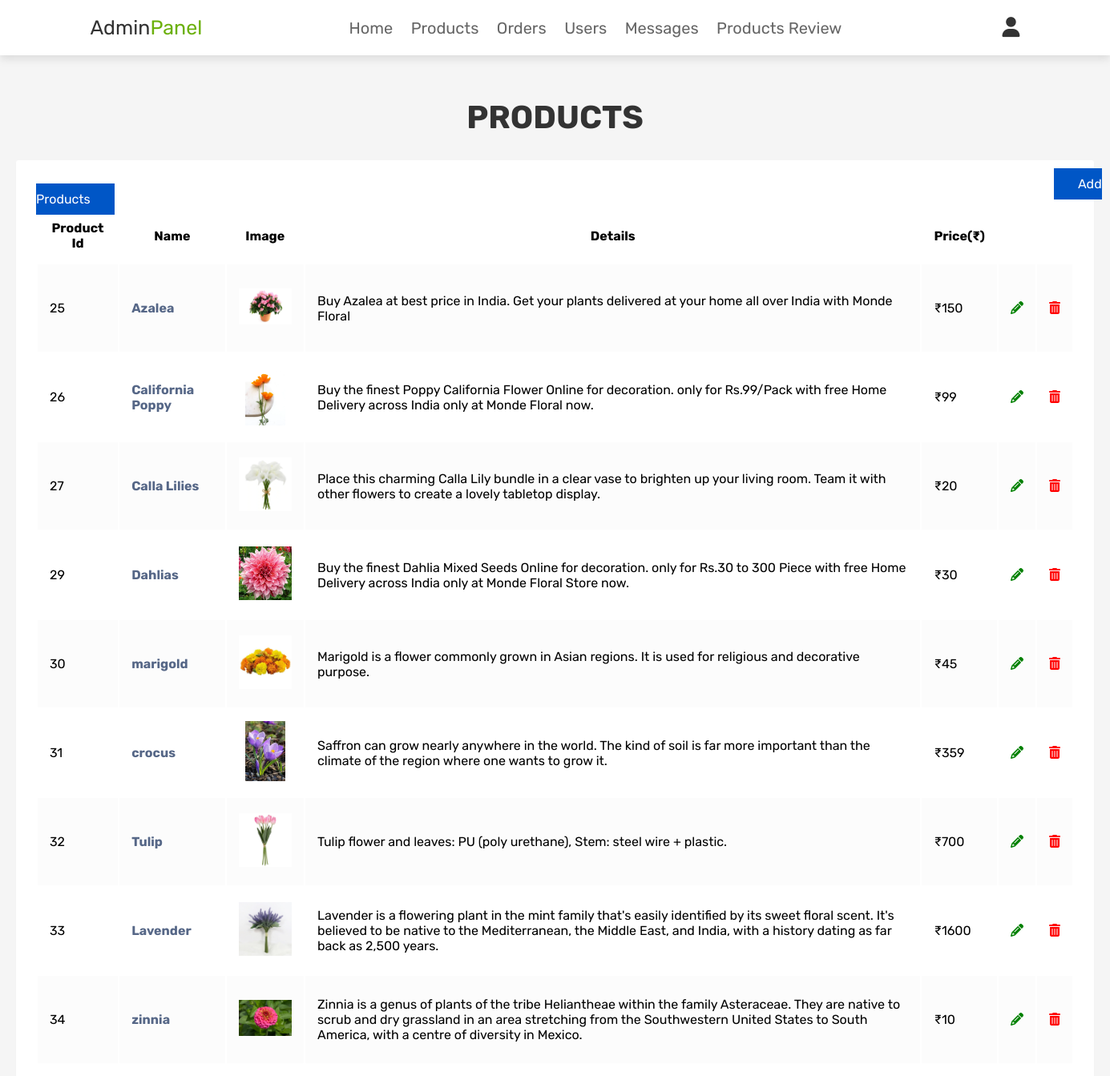
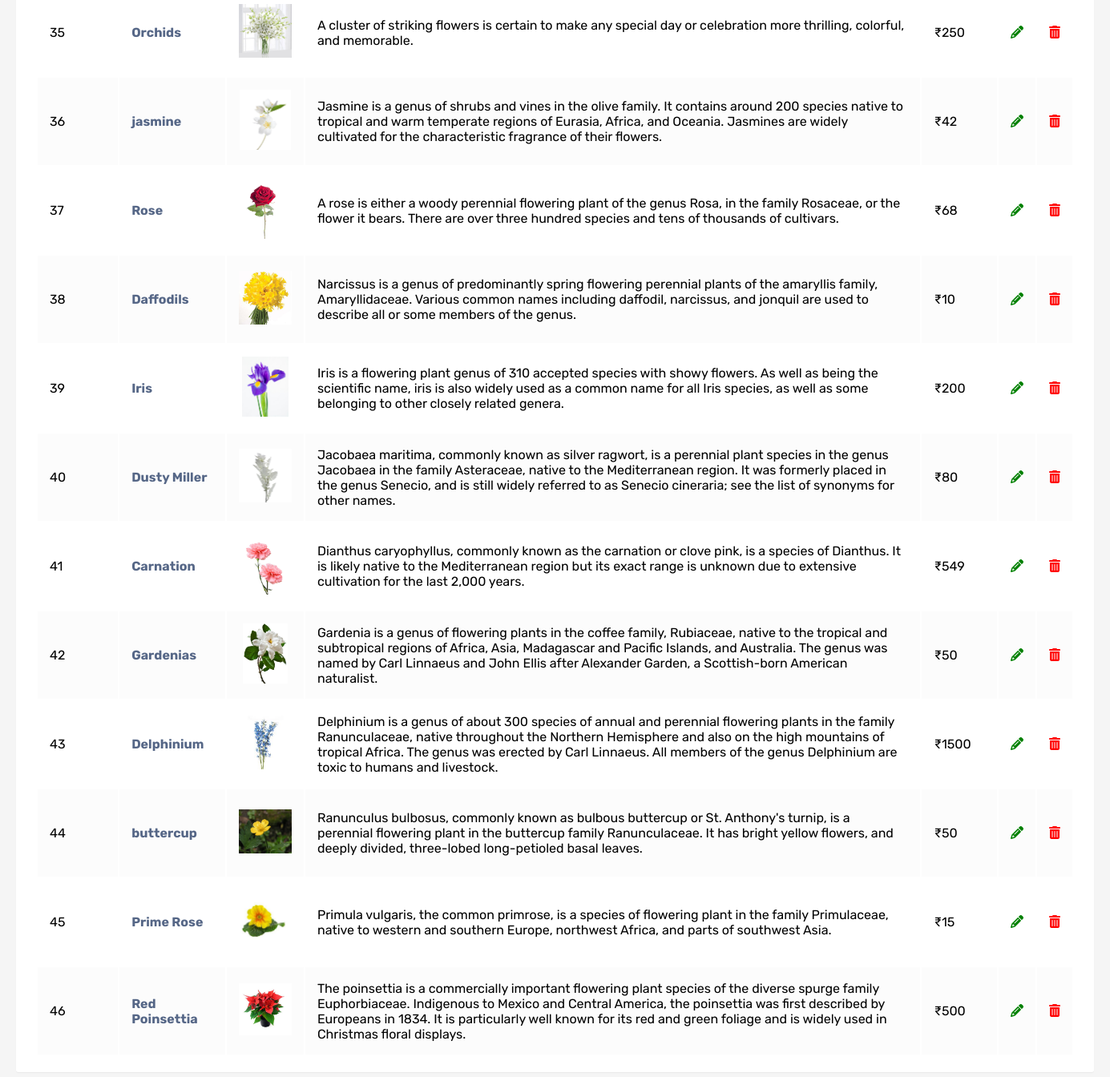
Page /admin_products.php (signed in) on the committed database (2 pictures, top to bottom).
### tables this page shows
CREATE TABLE `tbl_products` (
  `id` int(100) NOT NULL,
  `name` varchar(100) NOT NULL,
  `details` varchar(500) NOT NULL,
  `price` int(100) NOT NULL,
  `image` varchar(100) NOT NULL
);

### admin_products.php (the view, shortened to what this page needs)
<?php
@include 'config.php';
?>
<!DOCTYPE html>
<html lang="en">
<head>
   <link rel="stylesheet" href="https://cdnjs.cloudflare.com/ajax/libs/font-awesome/6.0.0/css/all.min.css">
   <link rel="stylesheet" href="css/admin_style.css">
   <link rel="stylesheet" href="path/to/font-awesome/css/font-awesome.min.css">
</head>
<body>
   <?php @include 'admin_header.php'; ?>
   <br>
   <br>
   <section class="placed-orders">
      <h1 class="title">Products</h1>
      <div class="container-xl">
         <div class="table-responsive">
            <div class="table-wrapper">
               <a href="admin_add_products.php" class="addproduct">Add Products</a>
               <table class="table table-striped table-hover">
                  <thead>
                     <tr>
                        <th>Product Id</th>
                        <th>Name</th>
                        <th>Image</th>
                        <th>Details</th>
                        <th>Price(₹)</th>
                     </tr>
                  </thead>
                  <tbody>
                     <?php
                     $select_products = mysqli_query($conn, "SELECT * FROM tbl_products ") or die('query failed');
                     if (mysqli_num_rows($select_products) > 0) {
                        while ($fetch_products = mysqli_fetch_assoc($select_products)) {
                     ?>
                           <tr>
                              <td><?php echo $fetch_products['id']; ?></td>
                              <td><a><?php echo $fetch_products['name']; ?></a></td>
                              <td><img src="uploaded_img/<?php echo $fetch_products['image']; ?>" alt="" class="imageproduct"></td>
                              <td><?php echo $fetch_products['details']; ?></td>
                              <td>₹<?php echo  $fetch_products['price']; ?></td>
                              <td><a href="admin_update_product.php?update=<?php echo $fetch_products['id']; ?>"><i class="fa fa-pencil" style="color:green;" aria-hidden="true"></i></a></td>
                              <td><a href="admin_products.php?delete=<?php echo $fetch_products['id']; ?>" onclick="return confirm('delete this product?');"><i class="fa fa-trash" style="color: red;" aria-hidden="true"></i></a></td>
                           </tr>
                     <?php
                        }
                     } else {
                        echo '<p class="empty">No Products Added Yet!</p>';
                     }
                     ?>
                  </tbody>
               </table>
            </div>
         </div>
      </div>
   </section>
</body>
</html>

### admin_header.php (shortened to what this page needs)
<header class="header">
   <div class="flex">
      <a href="admin_page.php" class="logo">Admin<span>Panel</span></a>
      <nav class="navbar">
         <a href="admin_page.php">Home</a>
         <a href="admin_products.php">Products</a>
         <a href="admin_orders.php">Orders</a>
         <a href="admin_users.php">Users</a>
         <a href="admin_contacts.php">Messages</a>
         <a href="admin_products_review.php">Products Review</a>
      </nav>
      <div class="icons">
         <div id="user-btn" class="fas fa-user"></div>
      </div>
   </div>
</header>

### admin_style.css (style rules this page uses)
:root { --monsteradeliciosa: #6bb00b; --red: #ff1900; --black: #333; --white: #fff; --light-color: #666; --light-white: #ccc; --light-bg: #f5f5f5; --border: .2rem solid var(--black); --box-shadow: 0 .5rem 1rem rgba(0, 0, 0, .1); }
* { font-family: 'Rubik', sans-serif; margin: 0; padding: 0; box-sizing: border-box; outline: none; border: none; text-decoration: none; transition: all .2s linear; }
html { font-size: 62.5%; overflow-x: hidden; scroll-behavior: smooth; scroll-padding-top: 6.5rem; }
body { background: var(--light-bg); }
section { padding: 3rem 2rem; }
.title { text-align: center; margin-bottom: 2rem; color: var(--black); text-transform: uppercase; font-size: 4rem; }
.header { position: sticky; top: 0; left: 0; right: 0; z-index: 1000; background-color: var(--white); box-shadow: var(--box-shadow); }
.header .flex { display: flex; align-items: center; justify-content: space-between; padding: 2rem; max-width: 1200px; margin: 0 auto; position: relative; }
.header .flex .icons div { font-size: 2.5rem; margin-left: 1.7rem; cursor: pointer; color: var(--black); }
.header .flex .navbar a { margin: 0 1rem; font-size: 2rem; color: var(--light-color); text-decoration: none; }
.header .flex .logo { font-size: 2.5rem; color: var(--black); }
.header .flex .logo span { color: var(--monsteradeliciosa); }
:root { --main-color1: #eb4d4b; --text-color: #131e2c; }
.addproduct { background-color: #0056c6; margin-top: 1rem; font-size: 16px; color: var(--white); cursor: pointer; padding: 1rem 3rem; text-transform: capitalize; margin-left: 127rem; margin-bottom: -27px; }
.table-responsive { margin: 30px 0; }
.table-wrapper { min-width: 1000px; background: #fff; padding: 20px 25px; border-radius: 3px; box-shadow: 0 1px 1px rgba(0, 0, 0, .05); }
table.table tr th, table.table tr td { border-color: #e9e9e9; padding: 15px 15px; vertical-align: middle; font-size: medium; }
table.table tr th:last-child { width: 80px; }
table.table-striped tbody tr:nth-of-type(odd) { background-color: #fcfcfc; }
table.table td a { font-weight: bold; color: #566787; display: inline-block; text-decoration: none; }
.imageproduct { height: 75px; width: 100%; object-fit: contain; }

### rows in the picture
tbl_products: id "25", name "Azalea", image (picture), details "Buy Azalea at best price in India. Get your plants delivered at your home all over India with Monde Floral", price "150"
tbl_products: id "26", name "California Poppy", image (picture), details "Buy the finest Poppy California Flower Online for decoration. only for Rs.99/Pack with free Home Delivery across India only at Monde Floral now.", price "99"
tbl_products: id "27", name "Calla Lilies", image (picture), details "Place this charming Calla Lily bundle in a clear vase to brighten up your living room. Team it with other flowers to create a lovely tabletop display.", price "20"
tbl_products: id "29", name "Dahlias", image (picture), details "Buy the finest Dahlia Mixed Seeds Online for decoration. only for Rs.30 to 300 Piece with free Home Delivery across India only at Monde Floral Store now.", price "30"
tbl_products: id "30", name "marigold", image (picture), details "Marigold is a flower commonly grown in Asian regions. It is used for religious and decorative purpose.", price "45"
tbl_products: id "31", name "crocus", image (picture), details "Saffron can grow nearly anywhere in the world. The kind of soil is far more important than the climate of the region where one wants to grow it.", price "359"
tbl_products: id "32", name "Tulip", image (picture), details "Tulip flower and leaves: PU (poly urethane), Stem: steel wire + plastic.", price "700"
tbl_products: id "33", name "Lavender", image (picture), details "Lavender is a flowering plant in the mint family that's easily identified by its sweet floral scent. It's believed to be native to the Mediterranean, the Middle East, and India, with a history dating as far back as 2,500 years.", price "1600"
tbl_products: id "34", name "zinnia", image (picture), details "Zinnia is a genus of plants of the tribe Heliantheae within the family Asteraceae. They are native to scrub and dry grassland in an area stretching from the Southwestern United States to South America, with a centre of diversity in Mexico.", price "10"
tbl_products: id "35", name "Orchids", image (picture), details "A cluster of striking flowers is certain to make any special day or celebration more thrilling, colorful, and memorable.", price "250"
tbl_products: id "36", name "jasmine", image (picture), details "Jasmine is a genus of shrubs and vines in the olive family. It contains around 200 species native to tropical and warm temperate regions of Eurasia, Africa, and Oceania. Jasmines are widely cultivated for the characteristic fragrance of their flowers.", price "42"
tbl_products: id "37", name "Rose", image (picture), details "A rose is either a woody perennial flowering plant of the genus Rosa, in the family Rosaceae, or the flower it bears. There are over three hundred species and tens of thousands of cultivars.", price "68"
tbl_products: id "38", name "Daffodils", image (picture), details "Narcissus is a genus of predominantly spring flowering perennial plants of the amaryllis family, Amaryllidaceae. Various common names including daffodil, narcissus, and jonquil are used to describe all or some members of the genus.", price "10"
tbl_products: id "39", name "Iris", image (picture), details "Iris is a flowering plant genus of 310 accepted species with showy flowers. As well as being the scientific name, iris is also widely used as a common name for all Iris species, as well as some belonging to other closely related genera.", price "200"
tbl_products: id "40", name "Dusty Miller", image (picture), details "Jacobaea maritima, commonly known as silver ragwort, is a perennial plant species in the genus Jacobaea in the family Asteraceae, native to the Mediterranean region. It was formerly placed in the genus Senecio, and is still widely referred to as Senecio cineraria; see the list of synonyms for other names.", price "80"
tbl_products: id "41", name "Carnation", image (picture), details "Dianthus caryophyllus, commonly known as the carnation or clove pink, is a species of Dianthus. It is likely native to the Mediterranean region but its exact range is unknown due to extensive cultivation for the last 2,000 years.", price "549"
tbl_products: id "42", name "Gardenias", image (picture), details "Gardenia is a genus of flowering plants in the coffee family, Rubiaceae, native to the tropical and subtropical regions of Africa, Asia, Madagascar and Pacific Islands, and Australia. The genus was named by Carl Linnaeus and John Ellis after Alexander Garden, a Scottish-born American naturalist.", price "50"
tbl_products: id "43", name "Delphinium", image (picture), details "Delphinium is a genus of about 300 species of annual and perennial flowering plants in the family Ranunculaceae, native throughout the Northern Hemisphere and also on the high mountains of tropical Africa. The genus was erected by Carl Linnaeus. All members of the genus Delphinium are toxic to humans and livestock.", price "1500"
tbl_products: id "44", name "buttercup", image (picture), details "Ranunculus bulbosus, commonly known as bulbous buttercup or St. Anthony's turnip, is a perennial flowering plant in the buttercup family Ranunculaceae. It has bright yellow flowers, and deeply divided, three-lobed long-petioled basal leaves.", price "50"
tbl_products: id "45", name "Prime Rose", image (picture), details "Primula vulgaris, the common primrose, is a species of flowering plant in the family Primulaceae, native to western and southern Europe, northwest Africa, and parts of southwest Asia.", price "15"
tbl_products: id "46", name "Red Poinsettia", image (picture), details "The poinsettia is a commercially important flowering plant species of the diverse spurge family Euphorbiaceae. Indigenous to Mexico and Central America, the poinsettia was first described by Europeans in 1834. It is particularly well known for its red and green foliage and is widely used in Christmas floral displays.", price "500"
